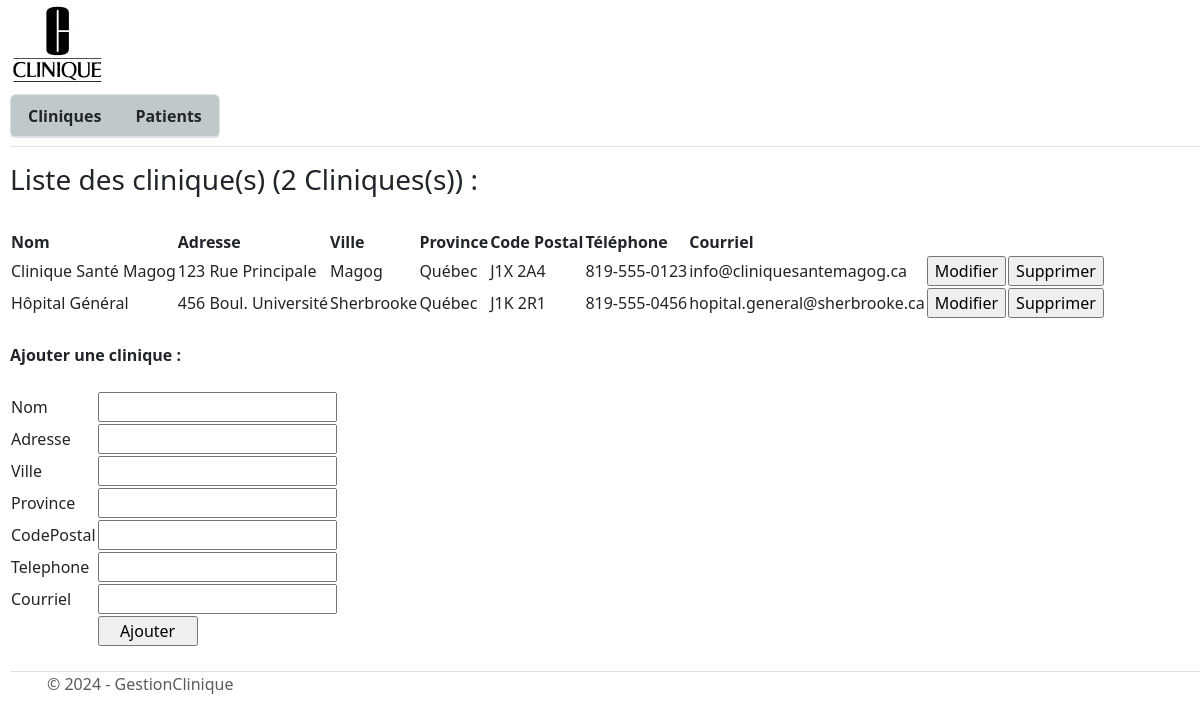
Page /controllers/cliniqueController.php on the committed database.
### tables this page shows
CREATE TABLE IF NOT EXISTS cliniques (
    id INT AUTO_INCREMENT PRIMARY KEY,
    nom VARCHAR(255) NOT NULL UNIQUE,
    adresse VARCHAR(255),
    ville VARCHAR(255),
    province VARCHAR(255),
    codePostal VARCHAR(255),
    telephone VARCHAR(20),
    courriel VARCHAR(255)
);

### class/CliniqueRepository.class.php (called while the page is built, shortened)
<?php
	require_once("CliniqueDTO.class.php");
	class CliniqueRepository extends Repository
	{
		public function obtenirListeClinique()
		{
			try
			{
				$pdo = new PDO($this->stringConnexion,$this->usager,$this->password);
				$ins = $pdo->prepare("SELECT * FROM cliniques");
				$ins->setFetchMode(PDO::FETCH_ASSOC);
				$ins->execute();
				$tab = $ins->fetchAll();
				$listeClinique = array();
				for($i=0;$i<count($tab);$i++)
				{
				  array_push($listeClinique, new CliniqueDTO($tab[$i]["nom"], $tab[$i]["adresse"], $tab[$i]["ville"], $tab[$i]["province"], $tab[$i]["codePostal"], $tab[$i]["telephone"], $tab[$i]["courriel"]));
				}
			}
			catch(Exception $e){}
			return $listeClinique;
		}
	}
?>

### class/CliniqueDTO.class.php (called while the page is built, shortened)
<?php
    class CliniqueDTO
    {
        private $nom;
        private $adresse;
        private $ville;
        private $province;
        private $codePostal;
        private $telephone;
        private $courriel;
        public function __construct($nom="", $adresse="", $ville="", $province = "", $codePostal="", $telephone="", $courriel="")
        {
            $this->nom = $nom;
            $this->adresse = $adresse;
            $this->ville = $ville;
            $this->province = $province;
            $this->codePostal = $codePostal;
            $this->telephone = $telephone;
            $this->courriel = $courriel;
        }
        public function getNom()
        {
            return $this->nom;
        }
        public function getAdresse()
        {
            return $this->adresse;
        }
        public function getVille()
        {
            return $this->ville;
        }
        public function getProvince()
        {
            return $this->province;
        }
        public function getCodePostal()
        {
            return $this->codePostal;
        }
        public function getTelephone()
        {
            return $this->telephone;
        }
        public function getCourriel()
        {
            return $this->courriel;
        }
    }
?>

### views/afficherListeClinique.php (the view, shortened to what this page needs)
<h3>Liste des clinique(s) (<?php echo count($listeClinique); ?> Cliniques(s)) :</h3>
<br />
<table>
        <tr>
            <th>Nom</th>
            <th>Adresse</th>
            <th>Ville</th>
            <th>Province</th>
            <th>Code Postal</th>
            <th>Téléphone</th>
            <th>Courriel</th>
		</tr>
        <form method="">
            <?php
                foreach ($listeClinique as $clinique)
                {
                    echo "<tr>";
                    echo "<td>" . $clinique->getNom() . "</td>";
                    echo "<td>" . $clinique->getAdresse() . "</td>";
                    echo "<td>" . $clinique->getVille() . "</td>";
                    echo "<td>" . $clinique->getProvince() . "</td>";
                    echo "<td>" . $clinique->getCodePostal() . "</td>";
                    echo "<td>" . $clinique->getTelephone() . "</td>";
                    echo "<td>" . $clinique->getCourriel() . "</td>";
                    echo '<td><input value="Modifier" onclick="document.getElementById(\'nomClinique\').value =\'' . $clinique->getNom() . '\'; this.form.action=\'cliniqueController.php\'; this.form.method=\'GET\'; document.getElementById(\'action\').value=\'formulaireModifierClinique\'; submit();" type="button"></td>';
                    echo '<td><input value="Supprimer" type="button" onclick="if (confirm(\'Voulez-vous vraiment supprimer la clinique : ' .  $clinique->getNom() . '\')) { document.getElementById(\'nomClinique\').value = \'' . $clinique->getNom() . '\'; this.form.action =\'cliniqueController.php?action=supprimerClinique\'; this.form.method = \'POST\'; submit();}"></td>';
                    echo "</tr>";
                }
            ?>
        </form>
</table>
<br>
<b>Ajouter une clinique : </b>
<br>
<br>
<form method="POST" action="CliniqueController.php?action=ajouterClinique">
    <table>
        <tr>
            <td>
                <label>Nom</label>
            </td>
            <td>
                <input name="nom" required/>
            </td>
        </tr>
        <tr>
            <td>
                <label>Adresse</label>
            </td>
            <td>
                <input name="adresse" required/>
            </td>
        </tr>
        <tr>
            <td>
                <label>Ville</label>
            </td>
            <td>
                <input name="ville" required/>
            </td>
        </tr>
        <tr>
            <td>
                <label>Province</label>
            </td>
            <td>
                <input name="province" required/>
            </td>
        </tr>
        <tr>
            <td>
                <label>CodePostal</label>
            </td>
            <td>
                <input name="codePostal" required/>
            </td>
        </tr>
        <tr>
            <td>
                <label>Telephone</label>
            </td>
            <td>
                <input name="telephone" required/>
            </td>
        </tr>
        <tr>
            <td>
                <label>Courriel</label>
            </td>
            <td>
                <input name="courriel" required/>
            </td>
        </tr>
        <tr>
            <td>
            </td>
            <td>
            <input type="submit" value="Ajouter" style="width:100px"/>
            </td>
        </tr>
    </table>
</form>

### rows in the picture
cliniques: nom "Clinique Santé Magog", adresse "123 Rue Principale", ville "Magog", province "Québec", codePostal "J1X 2A4", telephone "819-555-0123", courriel "info@cliniquesantemagog.ca"
cliniques: nom "Hôpital Général", adresse "456 Boul. Université", ville "Sherbrooke", province "Québec", codePostal "J1K 2R1", telephone "819-555-0456", courriel "hopital.general@sherbrooke.ca"

### other values in the picture
count($listeClinique) "2"
